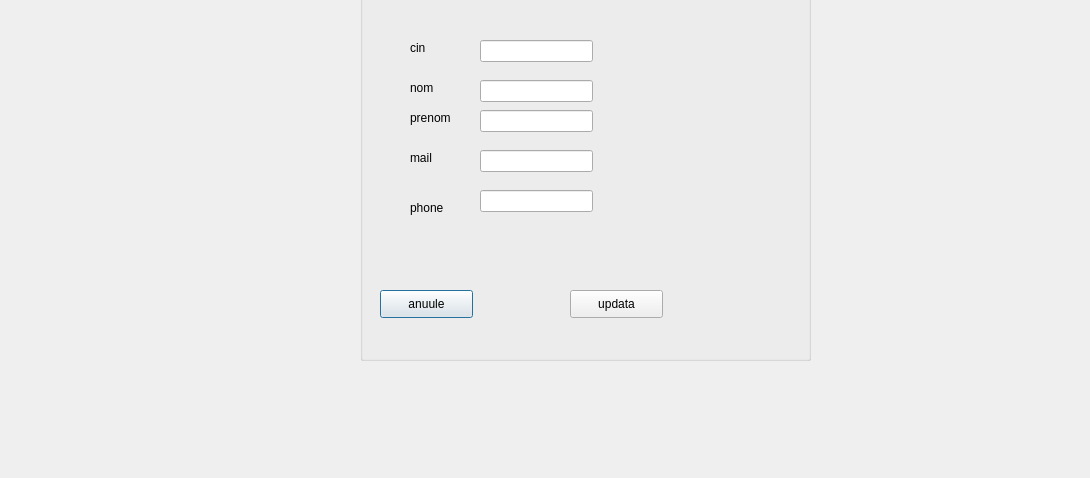
<?xml version="1.0" encoding="UTF-8"?>
<ui version="4.0">
 <class>modifier</class>
 <widget class="QDialog" name="modifier">
  <property name="geometry">
   <rect>
    <x>0</x>
    <y>0</y>
    <width>1090</width>
    <height>478</height>
   </rect>
  </property>
  <property name="windowTitle">
   <string>Dialog</string>
  </property>
  <widget class="QGroupBox" name="groupBox">
   <property name="geometry">
    <rect>
     <x>360</x>
     <y>-10</y>
     <width>451</width>
     <height>371</height>
    </rect>
   </property>
   <property name="title">
    <string/>
   </property>
   <widget class="QLabel" name="label">
    <property name="geometry">
     <rect>
      <x>50</x>
      <y>50</y>
      <width>56</width>
      <height>16</height>
     </rect>
    </property>
    <property name="text">
     <string>cin</string>
    </property>
   </widget>
   <widget class="QLabel" name="label_2">
    <property name="geometry">
     <rect>
      <x>50</x>
      <y>90</y>
      <width>56</width>
      <height>16</height>
     </rect>
    </property>
    <property name="text">
     <string>nom</string>
    </property>
   </widget>
   <widget class="QLabel" name="label_3">
    <property name="geometry">
     <rect>
      <x>50</x>
      <y>120</y>
      <width>56</width>
      <height>16</height>
     </rect>
    </property>
    <property name="text">
     <string>prenom</string>
    </property>
   </widget>
   <widget class="QLabel" name="label_4">
    <property name="geometry">
     <rect>
      <x>50</x>
      <y>160</y>
      <width>56</width>
      <height>16</height>
     </rect>
    </property>
    <property name="text">
     <string>mail</string>
    </property>
   </widget>
   <widget class="QLineEdit" name="lineEditc">
    <property name="geometry">
     <rect>
      <x>120</x>
      <y>50</y>
      <width>113</width>
      <height>22</height>
     </rect>
    </property>
   </widget>
   <widget class="QLineEdit" name="lineEditn">
    <property name="geometry">
     <rect>
      <x>120</x>
      <y>90</y>
      <width>113</width>
      <height>22</height>
     </rect>
    </property>
   </widget>
   <widget class="QLineEdit" name="lineEditp">
    <property name="geometry">
     <rect>
      <x>120</x>
      <y>120</y>
      <width>113</width>
      <height>22</height>
     </rect>
    </property>
   </widget>
   <widget class="QLineEdit" name="lineEditm">
    <property name="geometry">
     <rect>
      <x>120</x>
      <y>160</y>
      <width>113</width>
      <height>22</height>
     </rect>
    </property>
   </widget>
   <widget class="QLabel" name="label_5">
    <property name="geometry">
     <rect>
      <x>50</x>
      <y>210</y>
      <width>56</width>
      <height>16</height>
     </rect>
    </property>
    <property name="text">
     <string>phone</string>
    </property>
   </widget>
   <widget class="QLineEdit" name="lineEditp_2">
    <property name="geometry">
     <rect>
      <x>120</x>
      <y>200</y>
      <width>113</width>
      <height>22</height>
     </rect>
    </property>
   </widget>
   <widget class="QPushButton" name="pushButton_2">
    <property name="geometry">
     <rect>
      <x>20</x>
      <y>300</y>
      <width>93</width>
      <height>28</height>
     </rect>
    </property>
    <property name="text">
     <string>anuule</string>
    </property>
   </widget>
   <widget class="QPushButton" name="pushButton_k">
    <property name="geometry">
     <rect>
      <x>210</x>
      <y>300</y>
      <width>93</width>
      <height>28</height>
     </rect>
    </property>
    <property name="text">
     <string>updata</string>
    </property>
   </widget>
  </widget>
 </widget>
 <resources/>
 <connections/>
</ui>
